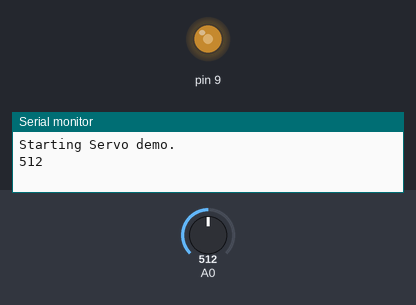
Bench run of a sketch on a simulated Arduino Uno, built with avr-gcc and run on an emulated ATmega328P. Parts: output pins drawn as LEDs (lit = HIGH), the last lines printed to the serial monitor. The test bench sets the inputs (shaded band); at power-on: A0 = 512.

Above: at 1.2 s.
1.3 s: A0 set to 716
At 2.0 s:
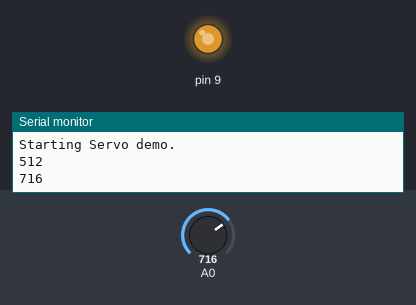
2.8 s: A0 set to 900
At 3.1 s:
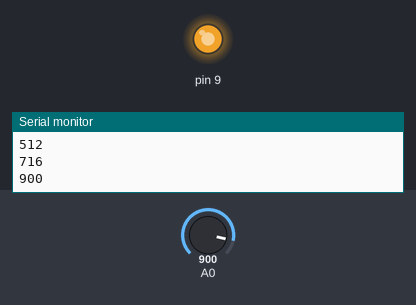
4.3 s: A0 set to 122
At 5.4 s:
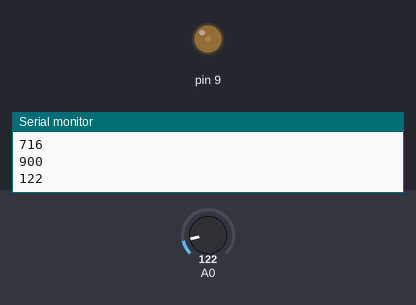
5.8 s: A0 set to 0
At 6.6 s:
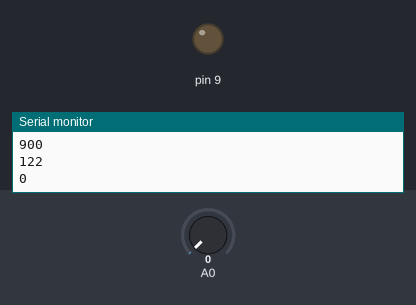
7.3 s: A0 set to 511
At 7.7 s:
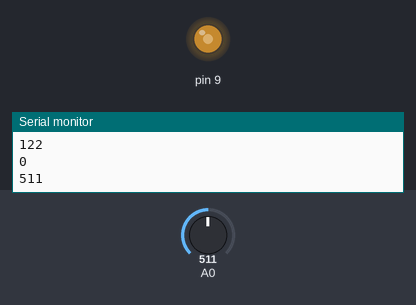
Timing chart, 0 to 9.8 s (numbered marks = the images above; inputs shaded):
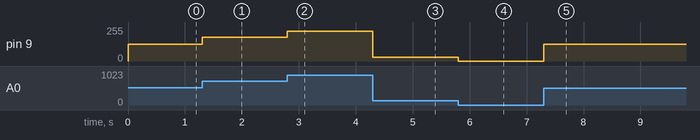

Measured:
- after the input at 1.3 s, pin 9: 127/255 → 178/255 at once
- after the input at 2.8 s, pin 9: 178/255 → 224/255 at once
- after the input at 4.3 s, pin 9: 224/255 → 30/255 at once
- after the input at 5.8 s, pin 9: 30/255 → 0/255 at once
- after the input at 7.3 s, pin 9: 0/255 → 127/255 at once

The sketch:

Servo.ino
```cpp
void setup() {
  pinMode(9, OUTPUT);
  // put your setup code here, to run once:
  Serial.begin(9600);
  Serial.println("Starting Servo demo.");
}

int lastpot = 0;
char buf[32];

void loop() {
  // put your main code here, to run repeatedly:
  int pot = analogRead(A0);
  if (!((-16 <= (pot-lastpot) && (pot-lastpot) <= 16))) {
    snprintf(buf, 32, "%d", pot);
    Serial.println(buf);
    lastpot = pot;
  }
  int val = map(pot, 0, 1024, 0, 255);
  analogWrite(9, val);
}
```
